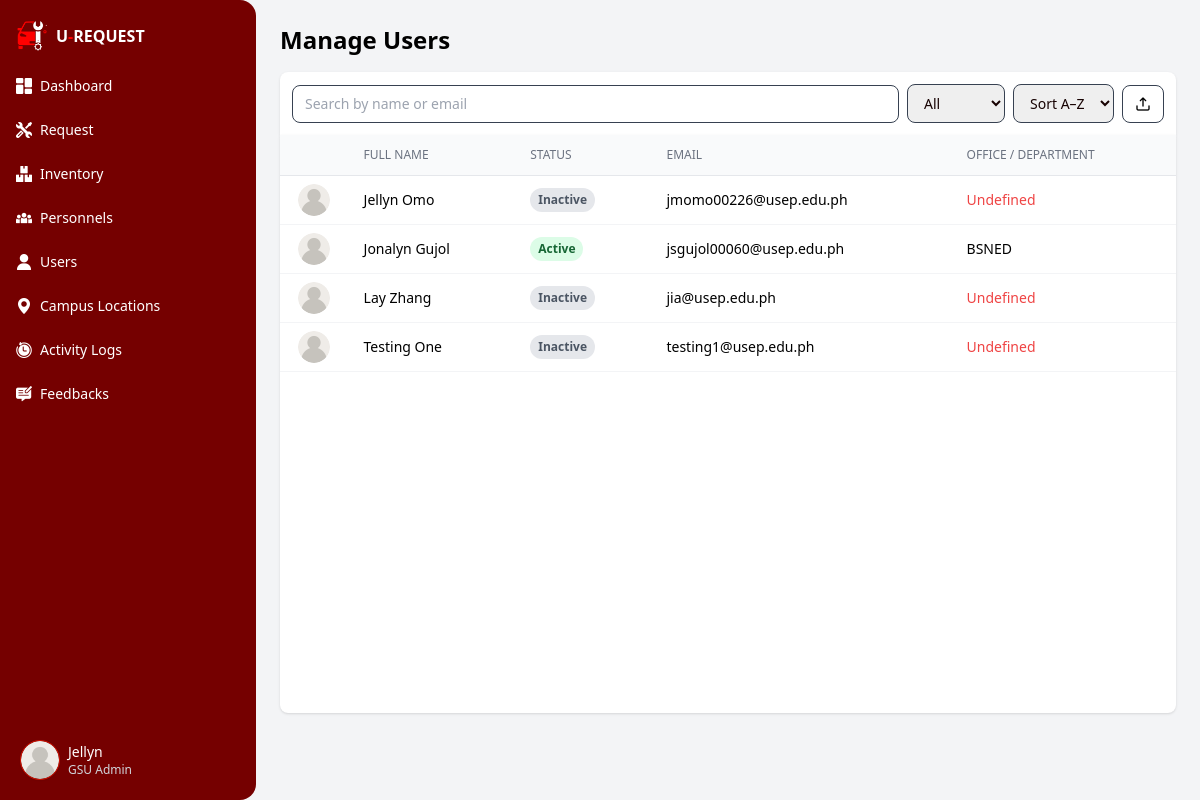
The app's page /app/modules/gsu_admin/views/users.php (signed in) with its own data.
### tables this page shows
CREATE TABLE `requester` (
  `req_id` int(10) unsigned NOT NULL AUTO_INCREMENT,
  `requester_id` varchar(50) DEFAULT NULL,
  `firstName` varchar(50) DEFAULT NULL,
  `lastName` varchar(50) DEFAULT NULL,
  `contact` varchar(11) DEFAULT NULL,
  `pass` varchar(255) DEFAULT NULL,
  `email` varchar(100) DEFAULT NULL,
  `officeOrDept` varchar(250) DEFAULT NULL,
  `profile_pic` varchar(255) DEFAULT NULL,
  PRIMARY KEY (`req_id`)
);

### app/core/BaseModel.php (called while the page is built, shortened)
<?php
class BaseModel {
    protected $host = 'localhost';
    protected $user = 'root';
    protected $pass = '';
    protected $name = 'u_request';
    private function connect() {
        $this->db = @new mysqli($this->host, $this->user, $this->pass, $this->name);
    }
}

### app/controllers/UserAdminController.php (called while the page is built, shortened)
<?php
require_once __DIR__ . '/../models/UserAdminModel.php';
class UserAdminController {
    private $model;
    public function __construct() {
        $this->model = new UserAdminModel();
    }
    public function getUsers($search = '', $status = 'all', $sort = 'az') {
        return $this->model->getUsers($search, $status, $sort);
    }
}

### app/models/UserAdminModel.php (called while the page is built, shortened)
<?php
require_once __DIR__ . '/../core/BaseModel.php';
class UserAdminModel extends BaseModel
{
    public function getUsers($search = '', $status = 'all', $sort = 'az')
    {
        $sql = "
        SELECT
            r.req_id,
            r.requester_id,
            r.firstName,
            r.lastName,
            CONCAT(r.firstName, ' ', r.lastName) AS full_name,
            r.email,
            r.officeOrDept,
            r.profile_pic,
            CASE
                WHEN EXISTS (
                    SELECT 1
                    FROM vw_rqtrack v
                    WHERE v.req_id = r.req_id
                    AND v.req_status <> 'Completed'
                ) THEN 'Active'
                ELSE 'Inactive'
            END AS account_status
        FROM requester r
        WHERE 1=1
    ";
        if ($sort === 'az') {
            $sql .= " ORDER BY full_name ASC";
        } elseif ($sort === 'za') {
            $sql .= " ORDER BY full_name DESC";
        }
        $result = $this->db->query($sql);
        return $result->fetch_all(MYSQLI_ASSOC);
    }
}

### app/modules/gsu_admin/views/users.php (the view, shortened to what this page needs)
<?php
require_once __DIR__ . '/../../../controllers/UserAdminController.php';
$controller = new UserAdminController();
$users = $controller->getUsers();
$profile = $controller->getProfile($_SESSION['email']);
?>
<!DOCTYPE html>
<html lang="en">
<head>
  <link rel="stylesheet" href="/public/assets/css/output.css" />
</head>
<body class="bg-gray-100">
  <?php include COMPONENTS_PATH . '/gsu_menu.php'; ?>
  <main class="ml-16 md:ml-64 flex flex-col min-h-screen transition-all duration-300">
    <div class="p-6">
      <h1 class="text-2xl font-bold mb-4">Manage Users</h1>
      <div x-data="{ showDetails: false, selected: {} }" class="grid grid-cols-1 md:grid-cols-3 gap-4">
        <div :class="showDetails ? 'col-span-2' : 'col-span-3'">
          <div class="p-3 flex flex-wrap gap-2 justify-between items-center bg-white shadow rounded-t-lg">
            <input type="text" id="searchUser" placeholder="Search by name or email" class="flex-1 min-w-[200px] input-field">
            <select id="statusFilter" class="input-field">
              <option value="all">All</option>
            </select>
            <select id="sortUsers" class="input-field">
              <option value="az">Sort A–Z</option>
            </select>
            <button title="Export" id="export" class="btn-upper">
              <img src="/public/assets/img/export.png" alt="User" class="size-4 my-0.5">
            </button>
          </div>
          <div id="table" class="overflow-x-auto h-[578px] overflow-y-auto rounded-b-lg shadow bg-white">
            <table class="min-w-full divide-y divide-gray-200 bg-white rounded-lg p-2">
              <thead class="bg-gray-50">
                <tr>
                  <th class="px-1 py-2">&nbsp;</th>
                  <th class="px-4 py-2 text-left text-xs font-medium text-gray-500 uppercase">Full Name</th>
                  <th class="px-4 py-2 text-left text-xs font-medium text-gray-500 uppercase">Status</th>
                  <th class="px-4 py-2 text-left text-xs font-medium text-gray-500 uppercase">Email</th>
                  <th class="px-4 py-2 text-left text-xs font-medium text-gray-500 uppercase">Office / Department</th>
                </tr>
              </thead>
              <tbody class="text-sm" id="usersTable">
                <?php foreach ($users as $user): ?>
                  <tr
                    @click="selected = {
                      email: '<?= htmlspecialchars($user['email']) ?>',
                      firstName: '<?= htmlspecialchars($user['firstName']) ?>',
                      lastName: '<?= htmlspecialchars($user['lastName']) ?>',
                      requester_id: '<?= htmlspecialchars($user['requester_id']) ?>',
                      officeOrDept: '<?= isset($user['officeOrDept']) ? htmlspecialchars($user['officeOrDept']) : 'Undefined' ?>',
                      profile_pic: '<?= !empty($user['profile_pic']) ? $user['profile_pic'] : '/public/assets/img/user-default.png' ?>',
                      account_status: '<?= htmlspecialchars($user['account_status']) ?>'
                    }; showDetails = true"
                    class="hover:bg-gray-100 cursor-pointer border-b border-gray-100"
                  >
                    <td class="px-2 py-2">
                      <img src="<?= !empty($user['profile_pic']) ? $user['profile_pic'] : '/public/assets/img/user-default.png' ?>"
                           class="size-8 rounded-full object-cover mx-auto" alt="User">
                    </td>
                    <td class="px-4 py-2"><?= htmlspecialchars($user['firstName'] . ' ' . $user['lastName']) ?></td>
                    <td class="px-4 py-2">
                      <span class="inline-block px-2 py-1 text-xs font-semibold rounded-full
                        <?= $user['account_status'] === 'Active' ? 'bg-green-100 text-green-800' : 'bg-gray-200 text-gray-600' ?>">
                        <?= htmlspecialchars($user['account_status']) ?>
                      </span>
                    </td>
                    <td class="px-4 py-2"><?= htmlspecialchars($user['email']) ?></td>
                     <td class="px-4 py-2">
                  <?php if (!empty($user['officeOrDept'])): ?>
                    <?= htmlspecialchars($user['officeOrDept']) ?>
                  <?php else: ?>
                    <span class="text-red-500">Undefined</span>
                  <?php endif; ?>
                </td>
                  </tr>
                <?php endforeach; ?>
              </tbody>
            </table>
          </div>
        </div>
      </div>
    </div>
  </main>
</body>
</html>

### app/components/gsu_menu.php (shortened to what this page needs)
<aside id="sidebar" class="bg-primary w-16 md:w-64 h-screen rounded-r-2xl text-text flex flex-col fixed z-50 transition-all duration-300">
  <div class="flex items-center flex-shrink-0 px-4 pt-5 gap-1">
    <img id="logo-img" src="/public/assets/img/logo_dark.png" alt="Logo" class="h-8 w-8 sidebar-text">
    <div class="pl-1 hidden md:flex" id="logo-text">
      <p class="text-white font-bold">U<span class="text-accent">-</span>REQUEST</p>
    </div>
  </div>
  <div class="flex flex-col flex-1">
    <nav class="flex-1 overflow-y-auto text-sm text-white mt-2">
      <ul class="space-y-2 p-2">
        <a href="../../gsu_admin/views/dashboard.php" class="flex items-center w-full p-2 rounded-lg hover:bg-accent transition gap-2">
          <img src="/public/assets/img/dashboard.png" alt="dashboard" class="size-8 p-1.5 md:p-0 md:size-4" />
          <span class="hidden md:flex items-center sidebar-text">Dashboard</span>
        </a>
        <a href="../../shared/views/request.php" class="flex items-center w-full p-2 rounded-lg hover:bg-accent transition gap-2">
          <img src="/public/assets/img/repair-request.png" alt="dashboard" class="size-8 p-1.5 md:p-0 md:size-4" />
          <span class="hidden md:flex items-center sidebar-text">Request</span>
        </a>
        <a href="../../shared/views/inventory.php" class="flex items-center w-full p-2 rounded-lg hover:bg-accent transition gap-2">
          <img src="/public/assets/img/inventory.png" alt="dashboard" class="size-8 p-1.5 md:p-0 md:size-4" />
          <span class="hidden md:flex items-center sidebar-text">Inventory</span>
        </a>
        <a href="../../shared/views/personnel.php" class="flex items-center w-full p-2 rounded-lg hover:bg-accent transition gap-2">
          <img src="/public/assets/img/personnel.png" alt="dashboard" class="size-8 p-1.5 md:p-0 md:size-4" />
          <span class="hidden md:flex items-center sidebar-text">Personnels</span>
        </a>
          <a href="../../gsu_admin/views/users.php" class="flex items-center w-full p-2 rounded-lg hover:bg-accent transition gap-2">
            <img src="/public/assets/img/user.png" alt="dashboard" class="size-8 p-1.5 md:p-0 md:size-4" />
            <span class="hidden md:flex items-center sidebar-text">Users</span>
          </a>
          <a href="../../shared/views/location.php" class="flex items-center w-full p-2 rounded-lg hover:bg-accent transition gap-2">
            <img src="/public/assets/img/campus-locations.png" alt="dashboard" class="size-8 p-1.5 md:p-0 md:size-4" />
            <span class="hidden md:flex items-center sidebar-text">Campus Locations</span>
          </a>
          <a href="../../gsu_admin/views/logs.php" class="flex items-center w-full p-2 rounded-lg hover:bg-accent transition gap-2">
            <img src="/public/assets/img/activity-logs.png" alt="dashboard" class="size-8 p-1.5 md:p-0 md:size-4" />
            <span class="hidden md:flex items-center sidebar-text">Activity Logs</span>
          </a>
          <a href="../../gsu_admin/views/feedback.php" class="flex items-center w-full p-2 rounded-lg hover:bg-accent transition gap-2">
            <img src="/public/assets/img/feedback.png" alt="dashboard" class="size-8 p-1.5 md:p-0 md:size-4" />
            <span class="hidden md:flex items-center sidebar-text">Feedbacks</span>
          </a>
      </ul>
    </nav>
    <div class="p-2 md:p-3 mt-auto text-sm relative">
      <button id="profileButton" class="flex items-center w-full p-2 rounded-lg hover:bg-accent transition">
        <img id="profile-preview"
          src="<?php echo htmlspecialchars(!empty($profile['profile_picture']) ? $profile['profile_picture'] : '/public/assets/img/user-default.png'); ?>"
          class="w-10 h-10 rounded-full object-cover border border-secondary shadow-sm" />
        <div class="hidden md:block pl-2 text-left">
          <p class="text-white text-sm font-medium">
            <?php echo htmlspecialchars($_SESSION['full_name'] ?? 'Guest'); ?>
          </p>
          <p class="text-xs text-gray-300">
            GSU Admin
          </p>
        </div>
      </button>
    </div>
  </div>
</aside>

### records on screen
requester: firstName+lastName "Jellyn Omo", account_status "Inactive", email "jmomo00226@usep.edu.ph", shows "Undefined"
requester: firstName+lastName "Jonalyn Gujol", account_status "Active", email "jsgujol00060@usep.edu.ph", officeOrDept "BSNED"
requester: firstName+lastName "Lay Zhang", account_status "Inactive", email "jia@usep.edu.ph", shows "Undefined"
requester: firstName+lastName "Testing One", account_status "Inactive", email "testing1@usep.edu.ph", shows "Undefined"

### other values on screen
$_SESSION['full_name'] "Jellyn"
